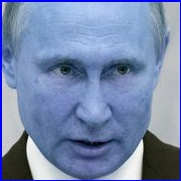
#> input picture L-02/putin.jpg, 181 x 181 px
$ jupyter execute Lab2.ipynb
#> lines starting #> are read from the running program, lines starting #| are printed output that depends on the picture
[cell 1]
from matplotlib import pyplot as plt
import cv2 as cv

face_cascade = cv.CascadeClassifier('haarcascade_frontalface_default.xml')
img = cv.imread('putin.jpg')
#> img is the input picture: shape (181, 181, 3); mean B, G, R 173.3, 136, 118.2
gray = cv.cvtColor(img, cv.COLOR_BGR2GRAY)
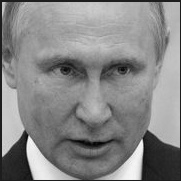
#> gray: shape (181, 181); min 2, max 251, mean 134.9

img = cv.cvtColor(img, cv.COLOR_BGR2RGB)

faces = face_cascade.detectMultiScale(gray, 1.3, 5)
#> faces = ()
for (x,y,w,h) in faces:
    cv.rectangle(img,(x,y),(x+w,y+h),(255,0,0),2)
    cv.imwrite('putin.jpg', img[y:y+h, x:x+w])
#> this loop made 0 passes

plt.axis('off')
plt.rcParams["figure.figsize"] = (18, 12)
plt.imshow(img)
plt.show()
